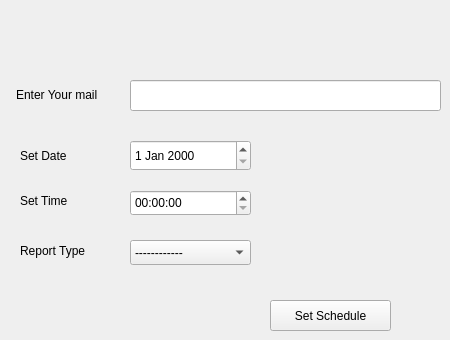
      <widget class="QWidget" name="tab_17">
       <attribute name="title">
        <string>Admin report</string>
       </attribute>
       <widget class="QLineEdit" name="lineEdit_37">
        <property name="geometry">
         <rect>
          <x>130</x>
          <y>80</y>
          <width>311</width>
          <height>31</height>
         </rect>
        </property>
       </widget>
       <widget class="QLabel" name="label_42">
        <property name="geometry">
         <rect>
          <x>16</x>
          <y>79</y>
          <width>111</width>
          <height>31</height>
         </rect>
        </property>
        <property name="text">
         <string>Enter Your mail</string>
        </property>
       </widget>
       <widget class="QLabel" name="label_43">
        <property name="geometry">
         <rect>
          <x>20</x>
          <y>140</y>
          <width>67</width>
          <height>31</height>
         </rect>
        </property>
        <property name="text">
         <string>Set Date</string>
        </property>
       </widget>
       <widget class="QLabel" name="label_44">
        <property name="geometry">
         <rect>
          <x>20</x>
          <y>190</y>
          <width>67</width>
          <height>21</height>
         </rect>
        </property>
        <property name="text">
         <string>Set Time</string>
        </property>
       </widget>
       <widget class="QDateEdit" name="dateEdit_5">
        <property name="geometry">
         <rect>
          <x>130</x>
          <y>140</y>
          <width>121</width>
          <height>31</height>
         </rect>
        </property>
       </widget>
       <widget class="QTimeEdit" name="timeEdit">
        <property name="geometry">
         <rect>
          <x>130</x>
          <y>190</y>
          <width>121</width>
          <height>26</height>
         </rect>
        </property>
       </widget>
       <widget class="QLabel" name="label_45">
        <property name="geometry">
         <rect>
          <x>20</x>
          <y>240</y>
          <width>91</width>
          <height>21</height>
         </rect>
        </property>
        <property name="text">
         <string>Report Type</string>
        </property>
       </widget>
       <widget class="QComboBox" name="comboBox_19">
        <property name="geometry">
         <rect>
          <x>130</x>
          <y>240</y>
          <width>121</width>
          <height>25</height>
         </rect>
        </property>
        <item>
         <property name="text">
          <string>------------</string>
         </property>
        </item>
        <item>
         <property name="text">
          <string>Daily</string>
         </property>
        </item>
        <item>
         <property name="text">
          <string>Monthly</string>
         </property>
        </item>
        <item>
         <property name="text">
          <string>Annualy</string>
         </property>
        </item>
       </widget>
       <widget class="QPushButton" name="pushButton_37">
        <property name="geometry">
         <rect>
          <x>270</x>
          <y>300</y>
          <width>121</width>
          <height>31</height>
         </rect>
        </property>
        <property name="text">
         <string>Set Schedule</string>
        </property>
       </widget>
      </widget>
